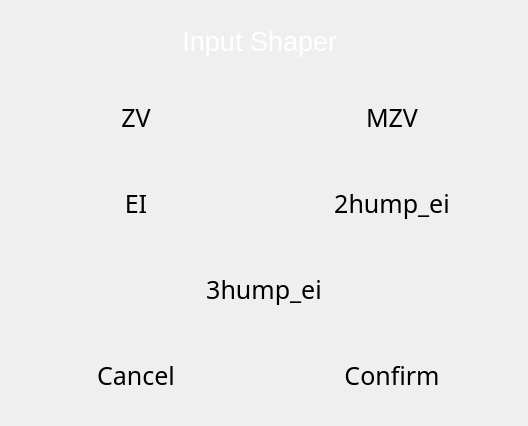
  <widget class="QWidget" name="manual_is_res_page">
   <layout class="QVBoxLayout" name="verticalLayout_3">
    <item>
     <layout class="QHBoxLayout" name="horizontalLayout_4">
      <item alignment="Qt::AlignHCenter|Qt::AlignVCenter">
       <widget class="QLabel" name="label_3">
        <property name="sizePolicy">
         <sizepolicy hsizetype="Preferred" vsizetype="Expanding">
          <horstretch>0</horstretch>
          <verstretch>0</verstretch>
         </sizepolicy>
        </property>
        <property name="minimumSize">
         <size>
          <width>60</width>
          <height>60</height>
         </size>
        </property>
        <property name="maximumSize">
         <size>
          <width>16777215</width>
          <height>60</height>
         </size>
        </property>
        <property name="font">
         <font>
          <pointsize>20</pointsize>
         </font>
        </property>
        <property name="styleSheet">
         <string notr="true">color:white</string>
        </property>
        <property name="text">
         <string>Input Shaper </string>
        </property>
        <property name="alignment">
         <set>Qt::AlignCenter</set>
        </property>
       </widget>
      </item>
     </layout>
    </item>
    <item>
     <layout class="QGridLayout" name="gridLayout_3">
      <item row="0" column="1">
       <widget class="GroupButton" name="am_mzv_2">
        <property name="sizePolicy">
         <sizepolicy hsizetype="Minimum" vsizetype="MinimumExpanding">
          <horstretch>0</horstretch>
          <verstretch>0</verstretch>
         </sizepolicy>
        </property>
        <property name="minimumSize">
         <size>
          <width>250</width>
          <height>80</height>
         </size>
        </property>
        <property name="maximumSize">
         <size>
          <width>250</width>
          <height>80</height>
         </size>
        </property>
        <property name="font">
         <font>
          <family>Momcake</family>
          <pointsize>19</pointsize>
          <italic>false</italic>
          <stylestrategy>PreferAntialias</stylestrategy>
         </font>
        </property>
        <property name="mouseTracking">
         <bool>false</bool>
        </property>
        <property name="tabletTracking">
         <bool>true</bool>
        </property>
        <property name="contextMenuPolicy">
         <enum>Qt::ContextMenuPolicy::NoContextMenu</enum>
        </property>
        <property name="layoutDirection">
         <enum>Qt::LayoutDirection::LeftToRight</enum>
        </property>
        <property name="styleSheet">
         <string notr="true"/>
        </property>
        <property name="text">
         <string>MZV</string>
        </property>
        <property name="checkable">
         <bool>true</bool>
        </property>
        <property name="autoDefault">
         <bool>false</bool>
        </property>
        <property name="flat">
         <bool>true</bool>
        </property>
        <property name="class" stdset="0">
         <string>menu_btn</string>
        </property>
        <property name="icon_pixmap" stdset="0">
         <pixmap/>
        </property>
       </widget>
      </item>
      <item row="1" column="0">
       <widget class="GroupButton" name="am_ei_2">
        <property name="sizePolicy">
         <sizepolicy hsizetype="Minimum" vsizetype="MinimumExpanding">
          <horstretch>0</horstretch>
          <verstretch>0</verstretch>
         </sizepolicy>
        </property>
        <property name="minimumSize">
         <size>
          <width>250</width>
          <height>80</height>
         </size>
        </property>
        <property name="maximumSize">
         <size>
          <width>250</width>
          <height>80</height>
         </size>
        </property>
        <property name="font">
         <font>
          <family>Momcake</family>
          <pointsize>19</pointsize>
          <italic>false</italic>
          <stylestrategy>PreferAntialias</stylestrategy>
         </font>
        </property>
        <property name="mouseTracking">
         <bool>false</bool>
        </property>
        <property name="tabletTracking">
         <bool>true</bool>
        </property>
        <property name="contextMenuPolicy">
         <enum>Qt::ContextMenuPolicy::NoContextMenu</enum>
        </property>
        <property name="layoutDirection">
         <enum>Qt::LayoutDirection::LeftToRight</enum>
        </property>
        <property name="styleSheet">
         <string notr="true"/>
        </property>
        <property name="text">
         <string>EI</string>
        </property>
        <property name="checkable">
         <bool>true</bool>
        </property>
        <property name="autoDefault">
         <bool>false</bool>
        </property>
        <property name="flat">
         <bool>true</bool>
        </property>
        <property name="class" stdset="0">
         <string>menu_btn</string>
        </property>
        <property name="icon_pixmap" stdset="0">
         <pixmap/>
        </property>
       </widget>
      </item>
      <item row="2" column="0" colspan="2" alignment="Qt::AlignHCenter">
       <widget class="GroupButton" name="am_3hump_ei_2">
        <property name="sizePolicy">
         <sizepolicy hsizetype="Minimum" vsizetype="MinimumExpanding">
          <horstretch>0</horstretch>
          <verstretch>0</verstretch>
         </sizepolicy>
        </property>
        <property name="minimumSize">
         <size>
          <width>250</width>
          <height>80</height>
         </size>
        </property>
        <property name="maximumSize">
         <size>
          <width>250</width>
          <height>80</height>
         </size>
        </property>
        <property name="font">
         <font>
          <family>Momcake</family>
          <pointsize>19</pointsize>
          <italic>false</italic>
          <stylestrategy>PreferAntialias</stylestrategy>
         </font>
        </property>
        <property name="mouseTracking">
         <bool>false</bool>
        </property>
        <property name="tabletTracking">
         <bool>true</bool>
        </property>
        <property name="contextMenuPolicy">
         <enum>Qt::ContextMenuPolicy::NoContextMenu</enum>
        </property>
        <property name="layoutDirection">
         <enum>Qt::LayoutDirection::LeftToRight</enum>
        </property>
        <property name="styleSheet">
         <string notr="true"/>
        </property>
        <property name="text">
         <string>3hump_ei</string>
        </property>
        <property name="checkable">
         <bool>true</bool>
        </property>
        <property name="autoDefault">
         <bool>false</bool>
        </property>
        <property name="flat">
         <bool>true</bool>
        </property>
        <property name="class" stdset="0">
         <string>menu_btn</string>
        </property>
        <property name="icon_pixmap" stdset="0">
         <pixmap/>
        </property>
       </widget>
      </item>
      <item row="0" column="0">
       <widget class="GroupButton" name="am_zv_2">
        <property name="sizePolicy">
         <sizepolicy hsizetype="Minimum" vsizetype="MinimumExpanding">
          <horstretch>0</horstretch>
          <verstretch>0</verstretch>
         </sizepolicy>
        </property>
        <property name="minimumSize">
         <size>
          <width>250</width>
          <height>80</height>
         </size>
        </property>
        <property name="maximumSize">
         <size>
          <width>250</width>
          <height>80</height>
         </size>
        </property>
        <property name="font">
         <font>
          <family>Momcake</family>
          <pointsize>19</pointsize>
          <italic>false</italic>
          <stylestrategy>PreferAntialias</stylestrategy>
         </font>
        </property>
        <property name="mouseTracking">
         <bool>false</bool>
        </property>
        <property name="tabletTracking">
         <bool>true</bool>
        </property>
        <property name="contextMenuPolicy">
         <enum>Qt::ContextMenuPolicy::NoContextMenu</enum>
        </property>
        <property name="layoutDirection">
         <enum>Qt::LayoutDirection::LeftToRight</enum>
        </property>
        <property name="styleSheet">
         <string notr="true"/>
        </property>
        <property name="text">
         <string>ZV</string>
        </property>
        <property name="checkable">
         <bool>true</bool>
        </property>
        <property name="autoDefault">
         <bool>false</bool>
        </property>
        <property name="flat">
         <bool>true</bool>
        </property>
        <property name="class" stdset="0">
         <string>menu_btn</string>
        </property>
        <property name="icon_pixmap" stdset="0">
         <pixmap/>
        </property>
       </widget>
      </item>
      <item row="1" column="1">
       <widget class="GroupButton" name="am_2hump_ei_2">
        <property name="sizePolicy">
         <sizepolicy hsizetype="Minimum" vsizetype="MinimumExpanding">
          <horstretch>0</horstretch>
          <verstretch>0</verstretch>
         </sizepolicy>
        </property>
        <property name="minimumSize">
         <size>
          <width>250</width>
          <height>80</height>
         </size>
        </property>
        <property name="maximumSize">
         <size>
          <width>250</width>
          <height>80</height>
         </size>
        </property>
        <property name="font">
         <font>
          <family>Momcake</family>
          <pointsize>19</pointsize>
          <italic>false</italic>
          <stylestrategy>PreferAntialias</stylestrategy>
         </font>
        </property>
        <property name="mouseTracking">
         <bool>false</bool>
        </property>
        <property name="tabletTracking">
         <bool>true</bool>
        </property>
        <property name="contextMenuPolicy">
         <enum>Qt::ContextMenuPolicy::NoContextMenu</enum>
        </property>
        <property name="layoutDirection">
         <enum>Qt::LayoutDirection::LeftToRight</enum>
        </property>
        <property name="styleSheet">
         <string notr="true"/>
        </property>
        <property name="text">
         <string>2hump_ei</string>
        </property>
        <property name="checkable">
         <bool>true</bool>
        </property>
        <property name="autoDefault">
         <bool>false</bool>
        </property>
        <property name="flat">
         <bool>true</bool>
        </property>
        <property name="class" stdset="0">
         <string>menu_btn</string>
        </property>
        <property name="icon_pixmap" stdset="0">
         <pixmap/>
        </property>
       </widget>
      </item>
     </layout>
    </item>
    <item>
     <layout class="QHBoxLayout" name="horizontalLayout">
      <item>
       <widget class="BlocksCustomButton" name="am_cancel">
        <property name="sizePolicy">
         <sizepolicy hsizetype="Minimum" vsizetype="MinimumExpanding">
          <horstretch>0</horstretch>
          <verstretch>0</verstretch>
         </sizepolicy>
        </property>
        <property name="minimumSize">
         <size>
          <width>250</width>
          <height>80</height>
         </size>
        </property>
        <property name="maximumSize">
         <size>
          <width>250</width>
          <height>80</height>
         </size>
        </property>
        <property name="font">
         <font>
          <family>Momcake</family>
          <pointsize>19</pointsize>
          <italic>false</italic>
          <stylestrategy>PreferAntialias</stylestrategy>
         </font>
        </property>
        <property name="mouseTracking">
         <bool>false</bool>
        </property>
        <property name="tabletTracking">
         <bool>true</bool>
        </property>
        <property name="contextMenuPolicy">
         <enum>Qt::ContextMenuPolicy::NoContextMenu</enum>
        </property>
        <property name="layoutDirection">
         <enum>Qt::LayoutDirection::LeftToRight</enum>
        </property>
        <property name="styleSheet">
         <string notr="true"/>
        </property>
        <property name="text">
         <string>Cancel</string>
        </property>
        <property name="autoDefault">
         <bool>false</bool>
        </property>
        <property name="flat">
         <bool>true</bool>
        </property>
        <property name="class" stdset="0">
         <string>menu_btn</string>
        </property>
        <property name="icon_pixmap" stdset="0">
         <pixmap resource="resources/icon_resources.qrc">:/dialog/media/btn_icons/no.svg</pixmap>
        </property>
       </widget>
      </item>
      <item>
       <widget class="BlocksCustomButton" name="am_confirm">
        <property name="sizePolicy">
         <sizepolicy hsizetype="Minimum" vsizetype="MinimumExpanding">
          <horstretch>0</horstretch>
          <verstretch>0</verstretch>
         </sizepolicy>
        </property>
        <property name="minimumSize">
         <size>
          <width>250</width>
          <height>80</height>
         </size>
        </property>
        <property name="maximumSize">
         <size>
          <width>250</width>
          <height>80</height>
         </size>
        </property>
        <property name="font">
         <font>
          <family>Momcake</family>
          <pointsize>19</pointsize>
          <italic>false</italic>
          <stylestrategy>PreferAntialias</stylestrategy>
         </font>
        </property>
        <property name="mouseTracking">
         <bool>false</bool>
        </property>
        <property name="tabletTracking">
         <bool>true</bool>
        </property>
        <property name="contextMenuPolicy">
         <enum>Qt::ContextMenuPolicy::NoContextMenu</enum>
        </property>
        <property name="layoutDirection">
         <enum>Qt::LayoutDirection::LeftToRight</enum>
        </property>
        <property name="styleSheet">
         <string notr="true"/>
        </property>
        <property name="text">
         <string>Confirm</string>
        </property>
        <property name="autoDefault">
         <bool>false</bool>
        </property>
        <property name="flat">
         <bool>true</bool>
        </property>
        <property name="class" stdset="0">
         <string>menu_btn</string>
        </property>
        <property name="icon_pixmap" stdset="0">
         <pixmap resource="resources/icon_resources.qrc">:/dialog/media/btn_icons/yes.svg</pixmap>
        </property>
       </widget>
      </item>
     </layout>
    </item>
   </layout>
  </widget>
